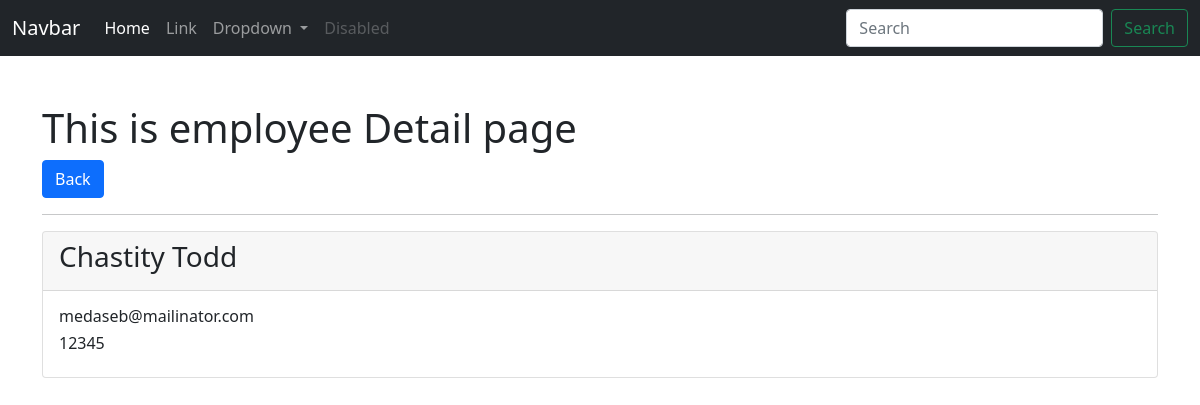
The page /employee/show/4/ on the database its author committed.
### app_employeewebsite/models.py (models this page shows, shortened)
class Employee(models.Model):
    full_name = models.CharField(max_length=255)
    contact = models.CharField(max_length=255)
    email = models.EmailField()
    dob = models.DateField()
    join_date = models.DateField()
    gender = models.CharField(max_length=255)
    blood_group = models.CharField(max_length=255)
    address =  models.CharField(max_length=255)
    user = models.ForeignKey(User, on_delete=models.CASCADE)
    department = models.ForeignKey(Department, on_delete=models.CASCADE)
    class Meta:
        db_table= 'app_employee'

### app_employeewebsite/views.py (the view)
# urls.py: path('employee/show/<int:id>/', views.employee_show, name='emp-show'),
def employee_show(request, id):
    data = Employee.objects.get(id=id)
    context = {"data":data}
    return render(request, 'employees/show_employee.html',context)

### templates/employees/show_employee.html
{% extends 'layouts/master.html' %} {% block title %} Employee - Detail {% endblock %} {% block content %}
<div class="container mt-5">
<h1> This is employee Detail page </h1>
<a href="{% url 'emp-index' %}" class="btn btn-primary">Back</a>
<hr>
<div class="class card">
    <div class="class card-header"><h3>{{ data.full_name }}</h3></div>
    <div class="class card-body">
        <h6>{{ data.email }}</h6>
        <h6>{{ data.contact }}</h6>
    </div>
</div>
{% endblock %}

### rows shown on the page
Employee: full_name "Chastity Todd", email "medaseb@mailinator.com", contact "12345"
